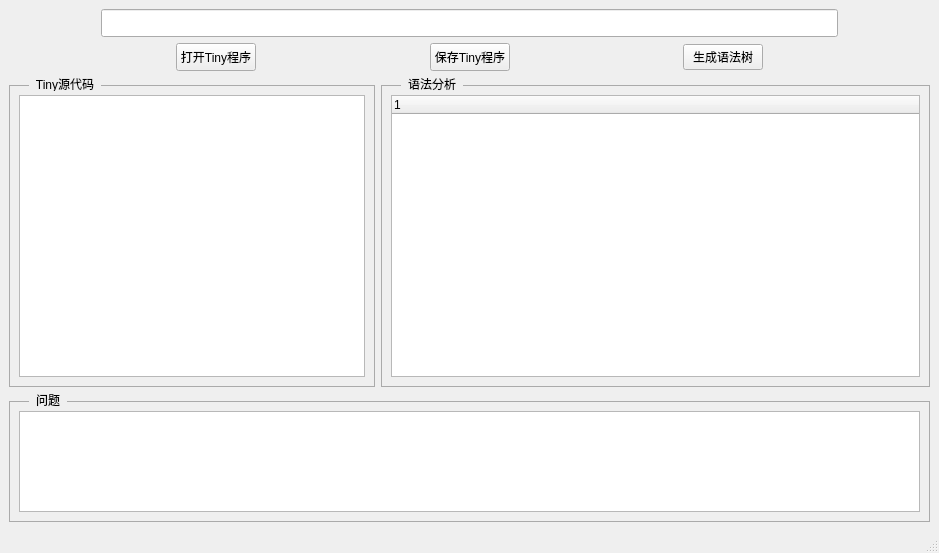
<?xml version="1.0" encoding="UTF-8"?>
<ui version="4.0">
 <class>MainWindow</class>
 <widget class="QMainWindow" name="MainWindow">
  <property name="geometry">
   <rect>
    <x>0</x>
    <y>0</y>
    <width>939</width>
    <height>553</height>
   </rect>
  </property>
  <property name="windowTitle">
   <string>MainWindow</string>
  </property>
  <widget class="QWidget" name="centralwidget">
   <layout class="QVBoxLayout" name="verticalLayout">
    <item>
     <layout class="QHBoxLayout" name="horizontalLayout" stretch="1,8,1">
      <property name="spacing">
       <number>10</number>
      </property>
      <property name="sizeConstraint">
       <enum>QLayout::SetNoConstraint</enum>
      </property>
      <property name="bottomMargin">
       <number>0</number>
      </property>
      <item>
       <spacer name="horizontalSpacer">
        <property name="orientation">
         <enum>Qt::Horizontal</enum>
        </property>
        <property name="sizeHint" stdset="0">
         <size>
          <width>20</width>
          <height>20</height>
         </size>
        </property>
       </spacer>
      </item>
      <item>
       <widget class="QLineEdit" name="fileText">
        <property name="minimumSize">
         <size>
          <width>0</width>
          <height>28</height>
         </size>
        </property>
        <property name="readOnly">
         <bool>true</bool>
        </property>
       </widget>
      </item>
      <item>
       <spacer name="horizontalSpacer_2">
        <property name="orientation">
         <enum>Qt::Horizontal</enum>
        </property>
        <property name="sizeHint" stdset="0">
         <size>
          <width>40</width>
          <height>20</height>
         </size>
        </property>
       </spacer>
      </item>
     </layout>
    </item>
    <item>
     <layout class="QHBoxLayout" name="horizontalLayout_3">
      <item>
       <spacer name="horizontalSpacer_3">
        <property name="orientation">
         <enum>Qt::Horizontal</enum>
        </property>
        <property name="sizeHint" stdset="0">
         <size>
          <width>40</width>
          <height>20</height>
         </size>
        </property>
       </spacer>
      </item>
      <item>
       <widget class="QPushButton" name="openFileButton">
        <property name="minimumSize">
         <size>
          <width>0</width>
          <height>28</height>
         </size>
        </property>
        <property name="statusTip">
         <string comment="打开文件" extracomment="打开文件"/>
        </property>
        <property name="text">
         <string>打开Tiny程序</string>
        </property>
       </widget>
      </item>
      <item>
       <spacer name="horizontalSpacer_4">
        <property name="orientation">
         <enum>Qt::Horizontal</enum>
        </property>
        <property name="sizeHint" stdset="0">
         <size>
          <width>40</width>
          <height>20</height>
         </size>
        </property>
       </spacer>
      </item>
      <item>
       <widget class="QPushButton" name="saveFileButton">
        <property name="minimumSize">
         <size>
          <width>0</width>
          <height>28</height>
         </size>
        </property>
        <property name="statusTip">
         <string comment="打开文件" extracomment="打开文件"/>
        </property>
        <property name="text">
         <string>保存Tiny程序</string>
        </property>
       </widget>
      </item>
      <item>
       <spacer name="horizontalSpacer_5">
        <property name="orientation">
         <enum>Qt::Horizontal</enum>
        </property>
        <property name="sizeHint" stdset="0">
         <size>
          <width>40</width>
          <height>20</height>
         </size>
        </property>
       </spacer>
      </item>
      <item>
       <widget class="QPushButton" name="createTreeButton">
        <property name="text">
         <string>生成语法树</string>
        </property>
       </widget>
      </item>
      <item>
       <spacer name="horizontalSpacer_6">
        <property name="orientation">
         <enum>Qt::Horizontal</enum>
        </property>
        <property name="sizeHint" stdset="0">
         <size>
          <width>40</width>
          <height>20</height>
         </size>
        </property>
       </spacer>
      </item>
     </layout>
    </item>
    <item>
     <layout class="QVBoxLayout" name="verticalLayout_4" stretch="12,5">
      <item>
       <layout class="QHBoxLayout" name="horizontalLayout_2" stretch="2,3">
        <item>
         <widget class="QGroupBox" name="groupBox">
          <property name="styleSheet">
           <string notr="true">QGroupBox {
	border-width: 0.5px;
	border-color: #aaaaaa;
	border-style: solid;
	margin-top:8px
}

QGroupBox::title {
	font: 14px &quot;Microsoft YaHei&quot;;
	color: #000000;
	subcontrol-origin: margin;
	left:20px;
	padding: 0px 5px 0px 5px;
}</string>
          </property>
          <property name="title">
           <string>Tiny源代码</string>
          </property>
          <layout class="QVBoxLayout" name="verticalLayout_2">
           <item>
            <widget class="CodeEditor" name="tinyEdit">
             <property name="font">
              <font>
               <pointsize>11</pointsize>
              </font>
             </property>
            </widget>
           </item>
          </layout>
         </widget>
        </item>
        <item>
         <widget class="QGroupBox" name="groupBox_2">
          <property name="styleSheet">
           <string notr="true">QGroupBox {
	border-width: 0.5px;
	border-color: #aaaaaa;
	border-style: solid;
	margin-top:8px
}

QGroupBox::title {
	font: 14px &quot;Microsoft YaHei&quot;;
	color: #000000;
	subcontrol-origin: margin;
	left:20px;
	padding: 0px 5px 0px 5px;
}</string>
          </property>
          <property name="title">
           <string>语法分析</string>
          </property>
          <layout class="QVBoxLayout" name="verticalLayout_3">
           <item>
            <widget class="QTreeWidget" name="treeWidget">
             <property name="font">
              <font>
               <pointsize>11</pointsize>
              </font>
             </property>
             <column>
              <property name="text">
               <string notr="true">1</string>
              </property>
             </column>
            </widget>
           </item>
          </layout>
         </widget>
        </item>
       </layout>
      </item>
      <item>
       <widget class="QGroupBox" name="groupBox_3">
        <property name="styleSheet">
         <string notr="true">QGroupBox {
	border-width: 0.5px;
	border-color: #aaaaaa;
	border-style: solid;
	margin-top:8px
}

QGroupBox::title {
	font: 14px &quot;Microsoft YaHei&quot;;
	color: #000000;
	subcontrol-origin: margin;
	left:20px;
	padding: 0px 5px 0px 5px;
}</string>
        </property>
        <property name="title">
         <string>问题</string>
        </property>
        <layout class="QVBoxLayout" name="verticalLayout_5">
         <item>
          <widget class="QTableWidget" name="errorTable">
           <property name="font">
            <font>
             <pointsize>10</pointsize>
            </font>
           </property>
          </widget>
         </item>
        </layout>
       </widget>
      </item>
     </layout>
    </item>
   </layout>
  </widget>
  <widget class="QMenuBar" name="menubar">
   <property name="geometry">
    <rect>
     <x>0</x>
     <y>0</y>
     <width>939</width>
     <height>21</height>
    </rect>
   </property>
  </widget>
  <widget class="QStatusBar" name="statusbar"/>
 </widget>
 <customwidgets>
  <customwidget>
   <class>CodeEditor</class>
   <extends>QTextEdit</extends>
   <header location="global">codeeditor.h</header>
  </customwidget>
 </customwidgets>
 <resources/>
 <connections/>
</ui>
